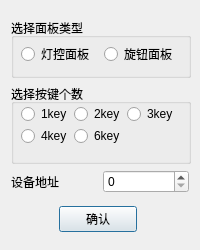
<?xml version="1.0" encoding="UTF-8"?>
<ui version="4.0">
 <class>DialogPanel</class>
 <widget class="QDialog" name="DialogPanel">
  <property name="geometry">
   <rect>
    <x>0</x>
    <y>0</y>
    <width>200</width>
    <height>250</height>
   </rect>
  </property>
  <property name="minimumSize">
   <size>
    <width>200</width>
    <height>250</height>
   </size>
  </property>
  <property name="maximumSize">
   <size>
    <width>200</width>
    <height>250</height>
   </size>
  </property>
  <property name="windowTitle">
   <string>Dialog</string>
  </property>
  <layout class="QGridLayout" name="gridLayout_3">
   <item row="0" column="0" colspan="3">
    <layout class="QGridLayout" name="gridLayout_2">
     <item row="0" column="0" colspan="2">
      <layout class="QGridLayout" name="gridLayout">
       <item row="0" column="0">
        <widget class="QGroupBox" name="sel_dev">
         <property name="minimumSize">
          <size>
           <width>180</width>
           <height>60</height>
          </size>
         </property>
         <property name="maximumSize">
          <size>
           <width>180</width>
           <height>60</height>
          </size>
         </property>
         <property name="styleSheet">
          <string notr="true"/>
         </property>
         <property name="title">
          <string>选择面板类型</string>
         </property>
         <widget class="QRadioButton" name="panel">
          <property name="geometry">
           <rect>
            <x>10</x>
            <y>28</y>
            <width>71</width>
            <height>16</height>
           </rect>
          </property>
          <property name="text">
           <string>灯控面板</string>
          </property>
         </widget>
         <widget class="QRadioButton" name="knob">
          <property name="geometry">
           <rect>
            <x>93</x>
            <y>28</y>
            <width>71</width>
            <height>16</height>
           </rect>
          </property>
          <property name="text">
           <string>旋钮面板</string>
          </property>
         </widget>
        </widget>
       </item>
       <item row="1" column="0">
        <widget class="QGroupBox" name="sel_key_num">
         <property name="minimumSize">
          <size>
           <width>180</width>
           <height>80</height>
          </size>
         </property>
         <property name="maximumSize">
          <size>
           <width>180</width>
           <height>80</height>
          </size>
         </property>
         <property name="title">
          <string>选择按键个数</string>
         </property>
         <widget class="QRadioButton" name="key_1">
          <property name="geometry">
           <rect>
            <x>10</x>
            <y>22</y>
            <width>47</width>
            <height>16</height>
           </rect>
          </property>
          <property name="text">
           <string>1key</string>
          </property>
         </widget>
         <widget class="QRadioButton" name="key_2">
          <property name="geometry">
           <rect>
            <x>63</x>
            <y>22</y>
            <width>47</width>
            <height>16</height>
           </rect>
          </property>
          <property name="text">
           <string>2key</string>
          </property>
         </widget>
         <widget class="QRadioButton" name="key_3">
          <property name="geometry">
           <rect>
            <x>116</x>
            <y>22</y>
            <width>47</width>
            <height>16</height>
           </rect>
          </property>
          <property name="text">
           <string>3key</string>
          </property>
         </widget>
         <widget class="QRadioButton" name="key_4">
          <property name="geometry">
           <rect>
            <x>10</x>
            <y>44</y>
            <width>47</width>
            <height>16</height>
           </rect>
          </property>
          <property name="text">
           <string>4key</string>
          </property>
         </widget>
         <widget class="QRadioButton" name="key_6">
          <property name="geometry">
           <rect>
            <x>63</x>
            <y>44</y>
            <width>47</width>
            <height>16</height>
           </rect>
          </property>
          <property name="text">
           <string>6key</string>
          </property>
         </widget>
        </widget>
       </item>
      </layout>
     </item>
     <item row="1" column="0">
      <widget class="QLabel" name="label">
       <property name="text">
        <string>设备地址</string>
       </property>
      </widget>
     </item>
     <item row="1" column="1">
      <widget class="QSpinBox" name="set_addr">
       <property name="minimumSize">
        <size>
         <width>50</width>
         <height>0</height>
        </size>
       </property>
       <property name="maximum">
        <number>99</number>
       </property>
      </widget>
     </item>
    </layout>
   </item>
   <item row="1" column="0">
    <spacer name="horizontalSpacer_2">
     <property name="orientation">
      <enum>Qt::Horizontal</enum>
     </property>
     <property name="sizeHint" stdset="0">
      <size>
       <width>44</width>
       <height>20</height>
      </size>
     </property>
    </spacer>
   </item>
   <item row="1" column="1">
    <widget class="QPushButton" name="pushButton">
     <property name="text">
      <string>确认</string>
     </property>
    </widget>
   </item>
   <item row="1" column="2">
    <spacer name="horizontalSpacer_3">
     <property name="orientation">
      <enum>Qt::Horizontal</enum>
     </property>
     <property name="sizeHint" stdset="0">
      <size>
       <width>47</width>
       <height>20</height>
      </size>
     </property>
    </spacer>
   </item>
  </layout>
 </widget>
 <resources/>
 <connections/>
</ui>
